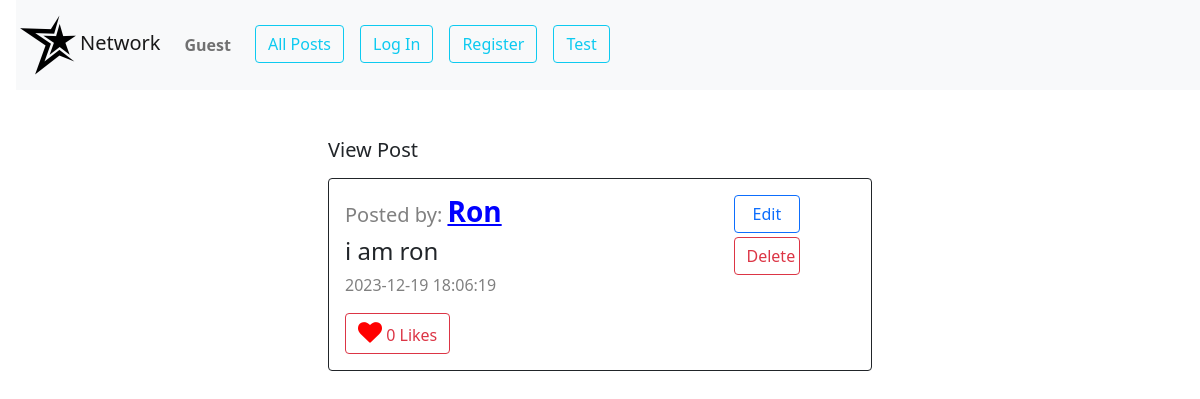
Screenshot of /view_post/4 with the database file from the repository.
### app.py (models this page shows, shortened)
class Users(db.Model):
    __tablename__ = "users"
    id = db.Column(db.Integer, primary_key=True)
    username = db.Column(db.String(80), unique=True, nullable=False)
    hash = db.Column(db.String(200),nullable=False)
    email = db.Column(db.String(120), unique=True, nullable=False)
    first_name=db.Column(db.String(80), nullable=True)
    last_name=db.Column(db.String(80), nullable=True)
    profile_pic_addr=db.Column(db.String(200), nullable=True)
    user_posts=db.relationship('Posts',backref='owner',lazy='dynamic')
    followers = db.relationship('Users',
                                secondary = follow,
                                primaryjoin = (follow.c.following_id == id),
                                secondaryjoin = (follow.c.follower_id == id),
                                backref = 'following'
                                )

class Posts(db.Model):
    __tablename__ = "posts"
    id = db.Column(db.Integer, primary_key=True)
    content = db.Column(db.String(150), nullable=False)
    likes = db.Column(db.Integer, default=0)
    created_at = db.Column(db.DateTime(timezone=True), server_default=db.func.current_timestamp())
    person_id = db.Column(db.Integer, db.ForeignKey('users.id'),nullable=False)

### app.py (the view)
@app.route("/view_post/<int:post_id>", methods=["GET", "POST"])
def view_post(post_id):
    post=Posts.query.filter_by(id=post_id).first()
    if request.method=="POST":
        return jsonify({"post_id":post.id,"owner_id":post.person_id,"content":post.content})
    return render_template("view_post.html",user_id=session.get("user_id"),post=post)

### app.py (called while the page is built)
@app.after_request
def after_request(response):
    response.headers["Cache-Control"] = "no-cache, no-store, must-revalidate"
    response.headers["Expires"] = 0
    response.headers["Pragma"] = "no-cache"
    return response

### templates/view_post.html (shortened to what this page needs)
{% extends "layout.html" %} {% block body %}
<div id="view_post_div">
	<div id="post-view" class="container-fluid py-5 w-50">
		<h5 class="ms-3">View Post</h5>
		<div  class="border border-dark m-3 p-3 rounded">
			<div  class="row">
				<div class="col-9">
					<h3>
						<span style="color: grey; font-size: 20px">Posted by: </span
						><a
							style="font-weight: bold; color: blue"
							href="/profile/{{post.owner.id}}"
							>{{post.owner.username}}</a
						>
					</h3>
					<h4 class="mt-2">{{post.content}}</h4>
					<p><span style="color: grey">{{post.created_at}}</span></p>
					<button class="btn btn-outline-danger">
						<i style="font-size: 24px; color: red" class="fa">&#xf004;</i>
						{{post.likes}} Likes
					</button>
				</div>
				<div class="col-2 ">
					<div class="row">
						<button data-post_id="{{post.id}}" class="btn btn-outline-primary mb-1 w-75 edit_btn">Edit</button>
					</div>
					<div class="row">
						<button data-post_id="{{post.id}}" class="btn btn-outline-danger mb-1 w-75 delete_btn">Delete</button>
					</div>
				</div>
			</div>
		  </div>
	</div>
</div>
{% endblock %}

### rows the page displays
Users: owner.username "Ron"
Posts: content "i am ron", created_at "2023-12-19 18:06:19", likes "0"
